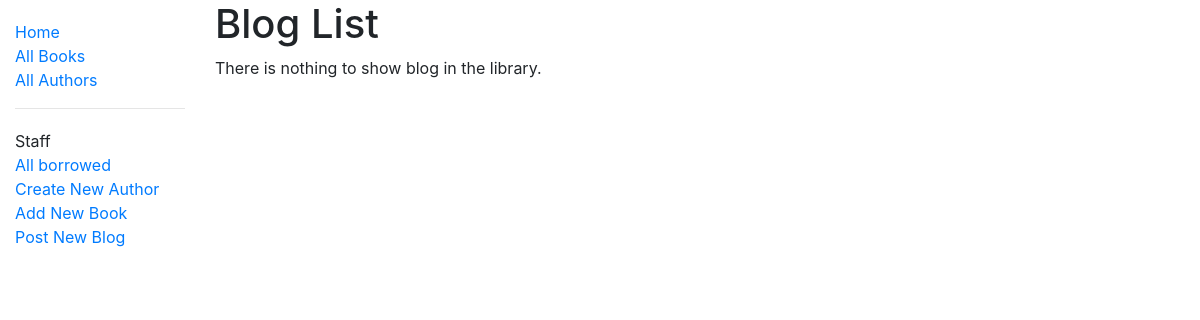
The page /catalog/blog/ (signed in) on the database as committed earlier.
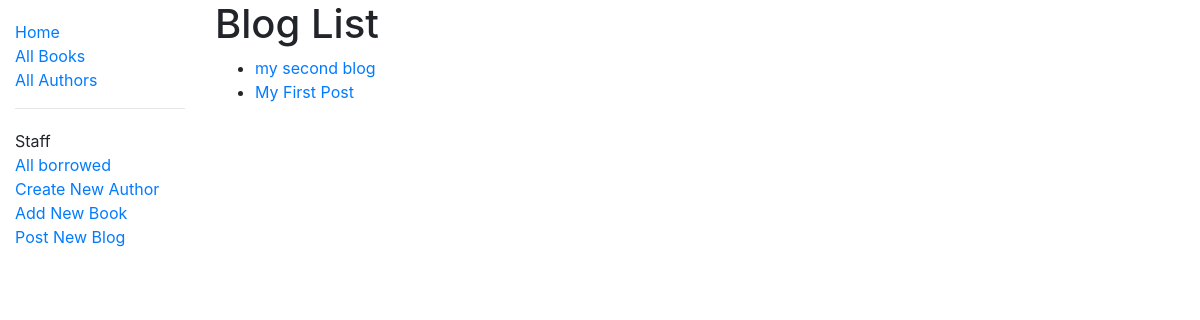
The same page on the database as committed later.
### catalog/models.py (models this page shows)
class Blog(models.Model):
    title = models.CharField(max_length=200, unique=True)
    author = models.ForeignKey(User, on_delete= models.CASCADE)
    updated_on = models.DateTimeField(auto_now= True)
    content = models.TextField()
    image = models.ImageField(default="yes")
    created_on = models.DateTimeField(auto_now_add=True)
    status = models.IntegerField(choices=STATUS, default=0)
    class Meta:
        ordering = ['-created_on']
    def __str__(self):
        return self.title
    def get_absolute_url(self):
        return reverse('blog',)

### catalog/views.py (the view)
# urls.py: path('blog/', views.BlogListView.as_view(), name='blog'),
class BlogListView(generic.ListView):
    model = Blog
    paginate_by = 10
    template_name = 'blog_list.html'

### catalog/templates/catalog/blog_list.html
{% extends "base_generic.html" %}
{% block content %}
  <h1>Blog List</h1>
  {% if blog_list %}
  <ul>
    {% for blog in blog_list %}
      <li>
        <a href="{{ blog.get_absolute_url }}">{{ blog }}</a>
      </li>
    {% endfor %}
  </ul>
  {% else %}
    <p>There is nothing to show blog in the library.</p>
  {% endif %}
{% endblock %}

### catalog/templates/base_generic.html (shortened to what this page needs)
<!DOCTYPE html>
<html lang="en">
<head>
  <link rel="stylesheet" href="https://stackpath.bootstrapcdn.com/bootstrap/4.1.3/css/bootstrap.min.css">
  {% load static %}
  <link rel="stylesheet" href="{% static 'css/styles.css' %}">
</head>
<body>
  <div class="container-fluid">
    <div class="row">
      <div class="col-sm-2">
      {% block sidebar %}
        <ul class="sidebar-nav">
          <li><a href="{% url 'index' %}">Home</a></li>
          <li><a href="{% url 'books' %}">All Books</a></li>
          <li><a href="{% url 'authors' %}">All Authors</a></li>
        </ul>
     {% if user.is_staff %}
   <hr />
   <ul class="sidebar-nav">
   <li>Staff</li>
   {% if perms.catalog.can_mark_returned %}
   <li><a href="{% url 'all-borrowed' %}">All borrowed</a></li>
   <li><a href="{% url 'author_create' %}">Create New Author</a></li>
   <li><a href="{% url 'book_create' %}">Add New Book</a></li>
   <li><a href="{% url 'blog_create' %}">Post New Blog</a></li>
   {% endif %}
   </ul>
    {% endif %}
     {% endblock %}
      </div>
      <div class="col-sm-10 ">{% block content %}{% endblock %}</div>
    </div>
  </div>
</body>
</html>

### catalog/static/css/styles.css (style rules this page uses)
.sidebar-nav { margin-top: 20px; padding: 0; list-style: none; list-color: red; }

Rows that differ between the two databases and show on the page:
added Blog: title "my second blog"
added Blog: title "My First Post"
Other text that changed with them:
text no longer shown: "There is nothing to show blog in the library."
